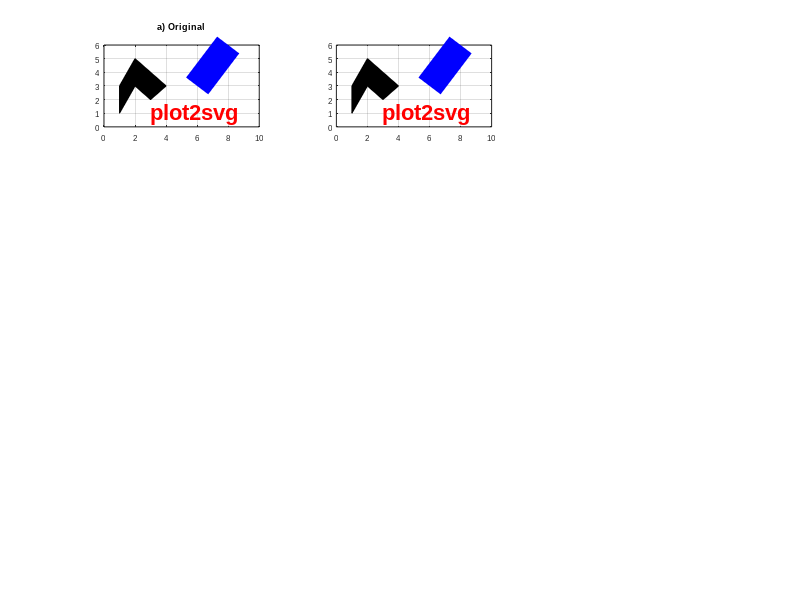

MATLAB code for this plot: (Note: this script raises an error after producing the figure.)
function tutorial_filters
file = 'matterhorn_small.jpg';
fig = figure;
set(fig, 'DefaultAxesFontName', 'Arial')
set(fig, 'DefaultAxesFontSize', 6)
plotCounter = 1;
xPlots = 3;
yPlots = 4;
% a) Original plot with a line, patch, and text object
subplot(yPlots, xPlots, plotCounter)
plotCounter = plotCounter + 1;
h = create_plot;
title('a) Original')
% b) Adding a Gaussian blur filter for each object that uses the standard
%    color channels for the blur operation. The bounding box is covering
%    the axis region for each object. Note: there is no bounding box
%    overlap specified. This would lead to some distortion at the border if
%    a offset filter followed the blur filter.
subplot(yPlots, xPlots, plotCounter)
plotCounter = plotCounter + 1;
h = create_plot;
svgBoundingBox(h, 'axes', 0, 'off')
svgGaussianBlur(h, 'SourceGraphic', 2, 'blur');
title('b) Blur on (S = SourceGraphic)')
% c) Identical to b) but the blur filter uses the alpha channel. This mode
%    is very useful to create shadows.
subplot(yPlots, xPlots, plotCounter)
plotCounter = plotCounter + 1;
h = create_plot;
svgBoundingBox(h, 'axes', 0, 'off')
svgGaussianBlur(h, 'SourceAlpha', 2, 'blur');
title('c) Blur (S = SourceAlpha)')
% d) Adding a image filter that covers the whole axis region. The filter
%    replaces the object as no other combine filter is defined. The image
%    is scaled to the bounding box. This leads to a distortion of the
%    aspect ratio.
subplot(yPlots, xPlots, plotCounter)
plotCounter = plotCounter + 1;
h = create_plot;
svgBoundingBox(h, 'axes', 0, 'on')
svgImage(h, file, 'none', 'pic');
title('d) Pict (BB = axes, none)')
% e) Identical to d) but with correct aspect ratio of the image. The
%    setting 'xMidYMid slice' centers the image and scales x and y so that
%    both cover the bonding box region defined by the axis region. The
%    clipping of the axis object removes the overlap.
subplot(yPlots, xPlots, plotCounter)
plotCounter = plotCounter + 1;
h = create_plot;
svgBoundingBox(h, 'axes', 0, 'on')
svgImage(h, file, 'xMidYMid slice', 'pic');
title('e) Pict (BB = axes, xMidYMid slice)')
% f) Identical to e) but with image scaling 'xMidYMid meet'. This setting
%    also conserves the aspect ratio. However, the image may no more cover
%    the whole bounding box. 
subplot(yPlots, xPlots, plotCounter)
plotCounter = plotCounter + 1;
h = create_plot;
svgBoundingBox(h, 'axes', 0, 'on')
svgImage(h, file, 'xMidYMid meet', 'pic');
title('f) Pict (BB = axes, xMidYMid meet)')
% h) Identical to f) but with bounding box defined by the object. The
%    bounding box may be larger than the object extension due to line
%    width and marker size.
subplot(yPlots, xPlots, plotCounter)
plotCounter = plotCounter + 1;
h = create_plot;
svgBoundingBox(h, 'element', 0, 'on')
svgImage(h, file, 'xMidYMid meet', 'pic');
title('g) Pict (BB = element, xMidYMid meet)')
% g) Now we add a composite filter that combines the filter result from the
%    image filter and the source graphic. The keyword 'atop' restricts the
%    image filter to the object boundaries.
subplot(yPlots, xPlots, plotCounter)
plotCounter = plotCounter + 1;
h = create_plot;
svgBoundingBox(h, 'axes', 0, 'on')
svgImage(h, file, 'xMidYMid slice', 'pic');
svgComposite(h, 'pic', 'SourceGraphic', 'atop', 'obj');
title('h) Pict (BB = axes, xMidYMid slice)')
% i) Identical to g) but with a filter bounding box defined by the object
%    extension. The image scaling 'xMidYMid meet' is not well suited for
%    this application. The image is not covering the whole object.
subplot(yPlots, xPlots, plotCounter)
plotCounter = plotCounter + 1;
h = create_plot;
svgBoundingBox(h, 'element', 0, 'on')
svgImage(h, file, 'xMidYMid meet', 'pic');
svgComposite(h, 'pic', 'SourceGraphic', 'atop', 'obj');
title('i) Pict (BB = element, xMidYMid meet)')
% j) Identical to i) but with a better image scaling that conserves the
%    spect ratio and makes sure that the whole bounding box is covered.
subplot(yPlots, xPlots, plotCounter)
plotCounter = plotCounter + 1;
h = create_plot;
svgBoundingBox(h, 'element', 0, 'on')
svgImage(h, file, 'xMidYMid slice', 'pic');
svgComposite(h, 'pic', 'SourceGraphic', 'atop', 'obj');
title('j) Pict (BB = element, xMidYMid slice)')
% k) Identical to j) but with a bounding box overlap of 5 pixel. This is
%    important to avoid distortions at the border. 
subplot(yPlots, xPlots, plotCounter)
plotCounter = plotCounter + 1;
h = create_plot;
svgBoundingBox(h, 'element', 5, 'on')
svgImage(h, file, 'xMidYMid slice', 'pic');
svgComposite(h, 'pic', 'SourceGraphic', 'atop', 'obj');
title('k) Pict (BB = element, xMidYMid slice)')
% l) Identical to k) but the composition is based on the image filter and a
%    blur filter. In addition, the image filter covers the whole axis
%    region.
subplot(yPlots, xPlots, plotCounter)
plotCounter = plotCounter + 1;
h = create_plot;
svgBoundingBox(h, 'axes', 0, 'on')
svgImage(h, file, 'xMidYMid slice', 'pic');
svgGaussianBlur(h, 'SourceAlpha', 2, 'blur');
svgComposite(h, 'pic', 'blur', 'atop', 'obj');
title('l) Blur + Pict (BB = axes, xMidYMid slice)')
% Save the result
plot2svg('tutorial_filters.svg')
function handles = create_plot
% Helper function to plot the objects
hold on
s1 = text(3, 1, 'plot2svg', 'FontName', 'Arial', 'FontSize', 16, ...
    'Color', 'red', 'FontWeight', 'bold', 'Margin', 0.01, 'Clipping', 'on');
s2 = plot([6 8], [3 6], 'b', 'LineWidth', 20);
s3 = patch([1 2 3 4 3 2 1], [1 3 2 3 4 5 3],'black');
handles = [s1 s2 s3];
box on 
grid on
axis([0 10 0 6])